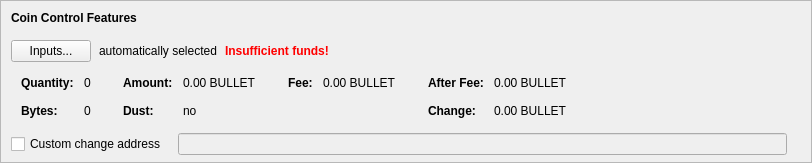
    <widget class="QFrame" name="frameCoinControl">
     <property name="sizePolicy">
      <sizepolicy hsizetype="Expanding" vsizetype="Expanding">
       <horstretch>0</horstretch>
       <verstretch>0</verstretch>
      </sizepolicy>
     </property>
     <property name="maximumSize">
      <size>
       <width>16777215</width>
       <height>16777215</height>
      </size>
     </property>
     <property name="frameShape">
      <enum>QFrame::StyledPanel</enum>
     </property>
     <property name="frameShadow">
      <enum>QFrame::Sunken</enum>
     </property>
     <layout class="QVBoxLayout" name="verticalLayoutCoinControl2">
      <property name="spacing">
       <number>0</number>
      </property>
      <property name="leftMargin">
       <number>0</number>
      </property>
      <property name="topMargin">
       <number>0</number>
      </property>
      <property name="rightMargin">
       <number>0</number>
      </property>
      <property name="bottomMargin">
       <number>6</number>
      </property>
      <item>
       <layout class="QVBoxLayout" name="verticalLayoutCoinControl" stretch="0,0,0,0,1">
        <property name="spacing">
         <number>0</number>
        </property>
        <property name="leftMargin">
         <number>10</number>
        </property>
        <property name="topMargin">
         <number>10</number>
        </property>
        <item>
         <layout class="QHBoxLayout" name="horizontalLayoutCoinControl1">
          <property name="bottomMargin">
           <number>15</number>
          </property>
          <item>
           <widget class="QLabel" name="labelCoinControlFeatures">
            <property name="sizePolicy">
             <sizepolicy hsizetype="Preferred" vsizetype="Maximum">
              <horstretch>0</horstretch>
              <verstretch>0</verstretch>
             </sizepolicy>
            </property>
            <property name="font">
             <font>
              <weight>75</weight>
              <bold>true</bold>
             </font>
            </property>
            <property name="styleSheet">
             <string notr="true">font-weight:bold;</string>
            </property>
            <property name="text">
             <string>Coin Control Features</string>
            </property>
           </widget>
          </item>
         </layout>
        </item>
        <item>
         <layout class="QHBoxLayout" name="horizontalLayoutCoinControl2" stretch="0,0,0,0">
          <property name="spacing">
           <number>8</number>
          </property>
          <property name="bottomMargin">
           <number>10</number>
          </property>
          <item>
           <widget class="QPushButton" name="pushButtonCoinControl">
            <property name="styleSheet">
             <string notr="true"/>
            </property>
            <property name="text">
             <string>Inputs...</string>
            </property>
            <property name="autoDefault">
             <bool>false</bool>
            </property>
           </widget>
          </item>
          <item>
           <widget class="QLabel" name="labelCoinControlAutomaticallySelected">
            <property name="text">
             <string>automatically selected</string>
            </property>
            <property name="margin">
             <number>5</number>
            </property>
           </widget>
          </item>
          <item>
           <widget class="QLabel" name="labelCoinControlInsuffFunds">
            <property name="font">
             <font>
              <weight>75</weight>
              <bold>true</bold>
             </font>
            </property>
            <property name="styleSheet">
             <string notr="true">color:red;font-weight:bold;</string>
            </property>
            <property name="text">
             <string>Insufficient funds!</string>
            </property>
            <property name="margin">
             <number>5</number>
            </property>
           </widget>
          </item>
          <item>
           <spacer name="horizontalSpacerCoinControl">
            <property name="orientation">
             <enum>Qt::Horizontal</enum>
            </property>
            <property name="sizeHint" stdset="0">
             <size>
              <width>40</width>
              <height>1</height>
             </size>
            </property>
           </spacer>
          </item>
         </layout>
        </item>
        <item>
         <widget class="QWidget" name="widgetCoinControl" native="true">
          <property name="sizePolicy">
           <sizepolicy hsizetype="Preferred" vsizetype="Preferred">
            <horstretch>0</horstretch>
            <verstretch>0</verstretch>
           </sizepolicy>
          </property>
          <property name="minimumSize">
           <size>
            <width>0</width>
            <height>0</height>
           </size>
          </property>
          <property name="styleSheet">
           <string notr="true"/>
          </property>
          <layout class="QHBoxLayout" name="horizontalLayoutCoinControl5">
           <property name="leftMargin">
            <number>0</number>
           </property>
           <property name="topMargin">
            <number>0</number>
           </property>
           <property name="rightMargin">
            <number>0</number>
           </property>
           <property name="bottomMargin">
            <number>0</number>
           </property>
           <item>
            <layout class="QHBoxLayout" name="horizontalLayoutCoinControl3" stretch="0,0,0,1">
             <property name="spacing">
              <number>20</number>
             </property>
             <property name="topMargin">
              <number>0</number>
             </property>
             <property name="bottomMargin">
              <number>10</number>
             </property>
             <item>
              <layout class="QFormLayout" name="formLayoutCoinControl1">
               <property name="horizontalSpacing">
                <number>10</number>
               </property>
               <property name="verticalSpacing">
                <number>14</number>
               </property>
               <property name="leftMargin">
                <number>10</number>
               </property>
               <property name="topMargin">
                <number>4</number>
               </property>
               <property name="rightMargin">
                <number>6</number>
               </property>
               <item row="0" column="0">
                <widget class="QLabel" name="labelCoinControlQuantityText">
                 <property name="font">
                  <font>
                   <weight>75</weight>
                   <bold>true</bold>
                  </font>
                 </property>
                 <property name="text">
                  <string>Quantity:</string>
                 </property>
                 <property name="margin">
                  <number>0</number>
                 </property>
                </widget>
               </item>
               <item row="0" column="1">
                <widget class="QLabel" name="labelCoinControlQuantity">
                 <property name="cursor">
                  <cursorShape>IBeamCursor</cursorShape>
                 </property>
                 <property name="contextMenuPolicy">
                  <enum>Qt::ActionsContextMenu</enum>
                 </property>
                 <property name="text">
                  <string notr="true">0</string>
                 </property>
                 <property name="margin">
                  <number>0</number>
                 </property>
                 <property name="textInteractionFlags">
                  <set>Qt::LinksAccessibleByMouse|Qt::TextSelectableByKeyboard|Qt::TextSelectableByMouse</set>
                 </property>
                </widget>
               </item>
               <item row="1" column="0">
                <widget class="QLabel" name="labelCoinControlBytesText">
                 <property name="font">
                  <font>
                   <weight>75</weight>
                   <bold>true</bold>
                  </font>
                 </property>
                 <property name="text">
                  <string>Bytes:</string>
                 </property>
                </widget>
               </item>
               <item row="1" column="1">
                <widget class="QLabel" name="labelCoinControlBytes">
                 <property name="cursor">
                  <cursorShape>IBeamCursor</cursorShape>
                 </property>
                 <property name="contextMenuPolicy">
                  <enum>Qt::ActionsContextMenu</enum>
                 </property>
                 <property name="text">
                  <string notr="true">0</string>
                 </property>
                 <property name="textInteractionFlags">
                  <set>Qt::LinksAccessibleByMouse|Qt::TextSelectableByKeyboard|Qt::TextSelectableByMouse</set>
                 </property>
                </widget>
               </item>
              </layout>
             </item>
             <item>
              <layout class="QFormLayout" name="formLayoutCoinControl2">
               <property name="horizontalSpacing">
                <number>10</number>
               </property>
               <property name="verticalSpacing">
                <number>14</number>
               </property>
               <property name="leftMargin">
                <number>6</number>
               </property>
               <property name="topMargin">
                <number>4</number>
               </property>
               <property name="rightMargin">
                <number>6</number>
               </property>
               <item row="0" column="0">
                <widget class="QLabel" name="labelCoinControlAmountText">
                 <property name="font">
                  <font>
                   <weight>75</weight>
                   <bold>true</bold>
                  </font>
                 </property>
                 <property name="text">
                  <string>Amount:</string>
                 </property>
                 <property name="margin">
                  <number>0</number>
                 </property>
                </widget>
               </item>
               <item row="0" column="1">
                <widget class="QLabel" name="labelCoinControlAmount">
                 <property name="cursor">
                  <cursorShape>IBeamCursor</cursorShape>
                 </property>
                 <property name="contextMenuPolicy">
                  <enum>Qt::ActionsContextMenu</enum>
                 </property>
                 <property name="text">
                  <string notr="true">0.00 BULLET</string>
                 </property>
                 <property name="textInteractionFlags">
                  <set>Qt::LinksAccessibleByMouse|Qt::TextSelectableByKeyboard|Qt::TextSelectableByMouse</set>
                 </property>
                </widget>
               </item>
               <item row="1" column="0">
                <widget class="QLabel" name="labelCoinControlLowOutputText">
                 <property name="font">
                  <font>
                   <weight>75</weight>
                   <bold>true</bold>
                  </font>
                 </property>
                 <property name="text">
                  <string>Dust:</string>
                 </property>
                </widget>
               </item>
               <item row="1" column="1">
                <widget class="QLabel" name="labelCoinControlLowOutput">
                 <property name="cursor">
                  <cursorShape>IBeamCursor</cursorShape>
                 </property>
                 <property name="contextMenuPolicy">
                  <enum>Qt::ActionsContextMenu</enum>
                 </property>
                 <property name="text">
                  <string notr="true">no</string>
                 </property>
                 <property name="textInteractionFlags">
                  <set>Qt::LinksAccessibleByMouse|Qt::TextSelectableByKeyboard|Qt::TextSelectableByMouse</set>
                 </property>
                </widget>
               </item>
              </layout>
             </item>
             <item>
              <layout class="QFormLayout" name="formLayoutCoinControl3">
               <property name="horizontalSpacing">
                <number>10</number>
               </property>
               <property name="verticalSpacing">
                <number>14</number>
               </property>
               <property name="leftMargin">
                <number>6</number>
               </property>
               <property name="topMargin">
                <number>4</number>
               </property>
               <property name="rightMargin">
                <number>6</number>
               </property>
               <item row="0" column="0">
                <widget class="QLabel" name="labelCoinControlFeeText">
                 <property name="font">
                  <font>
                   <weight>75</weight>
                   <bold>true</bold>
                  </font>
                 </property>
                 <property name="text">
                  <string>Fee:</string>
                 </property>
                 <property name="margin">
                  <number>0</number>
                 </property>
                </widget>
               </item>
               <item row="0" column="1">
                <widget class="QLabel" name="labelCoinControlFee">
                 <property name="cursor">
                  <cursorShape>IBeamCursor</cursorShape>
                 </property>
                 <property name="contextMenuPolicy">
                  <enum>Qt::ActionsContextMenu</enum>
                 </property>
                 <property name="text">
                  <string notr="true">0.00 BULLET</string>
                 </property>
                 <property name="textInteractionFlags">
                  <set>Qt::LinksAccessibleByMouse|Qt::TextSelectableByKeyboard|Qt::TextSelectableByMouse</set>
                 </property>
                </widget>
               </item>
             </layout>
             </item>
             <item>
              <layout class="QFormLayout" name="formLayoutCoinControl4">
               <property name="horizontalSpacing">
                <number>10</number>
               </property>
               <property name="verticalSpacing">
                <number>14</number>
               </property>
               <property name="leftMargin">
                <number>6</number>
               </property>
               <property name="topMargin">
                <number>4</number>
               </property>
               <property name="rightMargin">
                <number>6</number>
               </property>
               <item row="0" column="0">
                <widget class="QLabel" name="labelCoinControlAfterFeeText">
                 <property name="font">
                  <font>
                   <weight>75</weight>
                   <bold>true</bold>
                  </font>
                 </property>
                 <property name="text">
                  <string>After Fee:</string>
                 </property>
                 <property name="margin">
                  <number>0</number>
                 </property>
                </widget>
               </item>
               <item row="0" column="1">
                <widget class="QLabel" name="labelCoinControlAfterFee">
                 <property name="cursor">
                  <cursorShape>IBeamCursor</cursorShape>
                 </property>
                 <property name="contextMenuPolicy">
                  <enum>Qt::ActionsContextMenu</enum>
                 </property>
                 <property name="text">
                  <string notr="true">0.00 BULLET</string>
                 </property>
                 <property name="textInteractionFlags">
                  <set>Qt::LinksAccessibleByMouse|Qt::TextSelectableByKeyboard|Qt::TextSelectableByMouse</set>
                 </property>
                </widget>
               </item>
               <item row="1" column="0">
                <widget class="QLabel" name="labelCoinControlChangeText">
                 <property name="font">
                  <font>
                   <weight>75</weight>
                   <bold>true</bold>
                  </font>
                 </property>
                 <property name="text">
                  <string>Change:</string>
                 </property>
                </widget>
               </item>
               <item row="1" column="1">
                <widget class="QLabel" name="labelCoinControlChange">
                 <property name="cursor">
                  <cursorShape>IBeamCursor</cursorShape>
                 </property>
                 <property name="contextMenuPolicy">
                  <enum>Qt::ActionsContextMenu</enum>
                 </property>
                 <property name="text">
                  <string notr="true">0.00 BULLET</string>
                 </property>
                 <property name="textInteractionFlags">
                  <set>Qt::LinksAccessibleByMouse|Qt::TextSelectableByKeyboard|Qt::TextSelectableByMouse</set>
                 </property>
                </widget>
               </item>
              </layout>
             </item>
            </layout>
           </item>
          </layout>
         </widget>
        </item>
        <item>
         <layout class="QHBoxLayout" name="horizontalLayoutCoinControl4" stretch="0,0,0">
          <property name="spacing">
           <number>12</number>
          </property>
          <property name="sizeConstraint">
           <enum>QLayout::SetDefaultConstraint</enum>
          </property>
          <property name="topMargin">
           <number>5</number>
          </property>
          <property name="rightMargin">
           <number>5</number>
          </property>
          <item>
           <widget class="QCheckBox" name="checkBoxCoinControlChange">
            <property name="toolTip">
             <string>If this is activated, but the change address is empty or invalid, change will be sent to a newly generated address.</string>
            </property>
            <property name="text">
             <string>Custom change address</string>
            </property>
           </widget>
          </item>
          <item>
           <widget class="QValidatedLineEdit" name="lineEditCoinControlChange">
            <property name="enabled">
             <bool>false</bool>
            </property>
            <property name="sizePolicy">
             <sizepolicy hsizetype="Expanding" vsizetype="Fixed">
              <horstretch>0</horstretch>
              <verstretch>0</verstretch>
             </sizepolicy>
            </property>
           </widget>
          </item>
          <item>
           <widget class="QLabel" name="labelCoinControlChangeLabel">
            <property name="sizePolicy">
             <sizepolicy hsizetype="Preferred" vsizetype="Expanding">
              <horstretch>0</horstretch>
              <verstretch>0</verstretch>
             </sizepolicy>
            </property>
            <property name="minimumSize">
             <size>
              <width>0</width>
              <height>0</height>
             </size>
            </property>
            <property name="text">
             <string/>
            </property>
            <property name="margin">
             <number>3</number>
            </property>
           </widget>
          </item>
         </layout>
        </item>
        <item>
         <spacer name="verticalSpacerCoinControl">
          <property name="orientation">
           <enum>Qt::Vertical</enum>
          </property>
          <property name="sizeHint" stdset="0">
           <size>
            <width>800</width>
            <height>1</height>
           </size>
          </property>
         </spacer>
        </item>
       </layout>
      </item>
     </layout>
    </widget>
